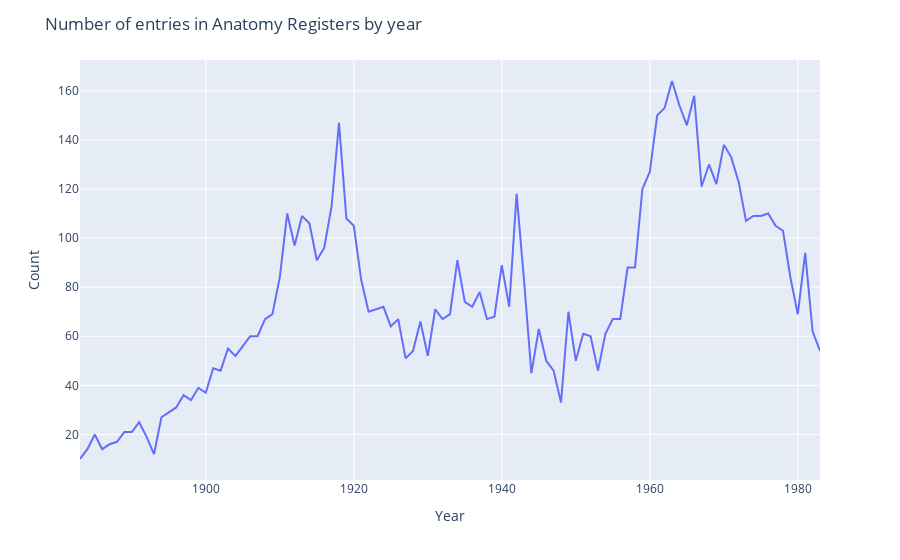

Here is the notebook cell this chart was saved with:
### Markdown cell above
### Basic preliminary data analysis

### Code cell
count_by_year = data.groupby(["year"], as_index=False).size()
count_by_year.columns = ["year", "count"]

summary_stats = count_by_year["count"].describe()

fig = px.line(x=count_by_year["year"], y=count_by_year["count"])

fig.update_layout(
    title="Number of entries in Anatomy Registers by year",
    xaxis_title="Year",
    yaxis_title="Count",
    showlegend=False,
    # margin=dict(l=30, r=30, t=30, b=30)
)

# with open("out/data_by_year.pdf", "wb") as f:
#     f.write(fig.to_image(format="pdf"))

fig.show()

print(count_by_year["count"].describe())

### Figure 1 — Plotly figure (JSON) as saved in the notebook; plotly's stock layout.template omitted (floating-point values rounded to 4 significant figures)
{"data": [{"hovertemplate": "x=%{x}<br>y=%{y}<extra></extra>", "legendgroup": "", "line": {"color": "#636efa", "dash": "solid"}, "marker": {"symbol": "circle"}, "mode": "lines", "name": "", "orientation": "v", "showlegend": false, "type": "scatter", "x": [1883, 1884, 1885, 1886, 1887, 1888, 1889, 1890, 1891, 1892, 1893, 1894, 1895, 1896, 1897, 1898, 1899, 1900, 1901, 1902, 1903, 1904, 1905, 1906, 1907, 1908, 1909, 1910, 1911, 1912, 1913, 1914, 1915, 1916, 1917, 1918, 1919, 1920, 1921, 1922, 1923, 1924, 1925, 1926, 1927, 1928, 1929, 1930, 1931, 1932, 1933, 1934, 1935, 1936, 1937, 1938, 1939, 1940, 1941, 1942, 1943, 1944, 1945, 1946, 1947, 1948, 1949, 1950, 1951, 1952, 1953, 1954, 1955, 1956, 1957, 1958, 1959, 1960, 1961, 1962, 1963, 1964, 1965, 1966, 1967, 1968, 1969, 1970, 1971, 1972, 1973, 1974, 1975, 1976, 1977, 1978, 1979, 1980, 1981, 1982, 1983], "xaxis": "x", "y": [10, 14, 20, 14, 16, 17, 21, 21, 25, 19, 12, 27, 29, 31, 36, 34, 39, 37, 47, 46, 55, 52, 56, 60, 60, 67, 69, 84, 110, 97, 109, 106, 91, 96, 113, 147, 108, 105, 83, 70, 71, 72, 64, 67, 51, 54, 66, 52, 71, 67, 69, 91, 74, 72, 78, 67, 68, 89, 72, 118, 83, 45, 63, 50, 46, 33, 70, 50, 61, 60, 46, 61, 67, 67, 88, 88, 120, 127, 150, 153, 164, 154, 146, 158, 121, 130, 122, 138, 133, 123, 107, 109, 109, 110, 105, 103, 84, 69, 94, 62, 54], "yaxis": "y"}], "layout": {"legend": {"tracegroupgap": 0}, "margin": {"t": 60}, "showlegend": false, "title": {"text": "Number of entries in Anatomy Registers by year"}, "xaxis": {"anchor": "y", "domain": [0, 1], "title": {"text": "Year"}}, "yaxis": {"anchor": "x", "domain": [0, 1], "title": {"text": "Count"}}}}
